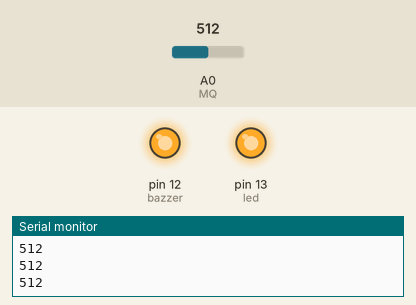
A sketch run on a simulated Arduino Uno, built with avr-gcc and run on an emulated ATmega328P. On the bench: output pins drawn as LEDs (lit = HIGH), the last lines printed to the serial monitor. The test bench sets the inputs (shaded band); at power-on: A0 (MQ) = 512.

Above: at 1.2 s.
1.3 s: A0 (MQ) set to 269
2.8 s: A0 (MQ) set to 235
At 3.3 s:
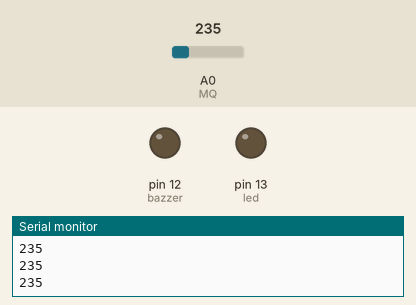
4.3 s: A0 (MQ) set to 260
At 5.5 s:
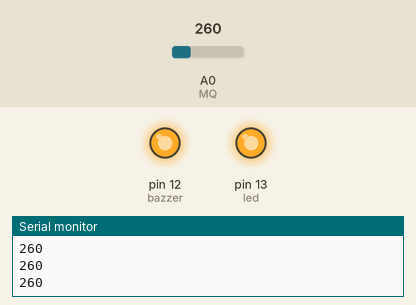
5.8 s: A0 (MQ) set to 240
At 6.8 s:
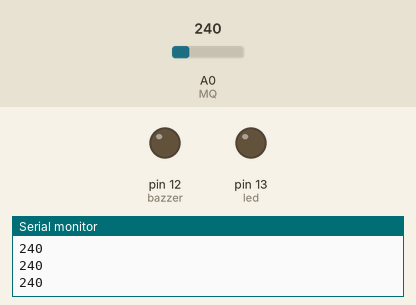
Timing chart, 0 to 8.3 s (numbered marks = the images above; inputs shaded):
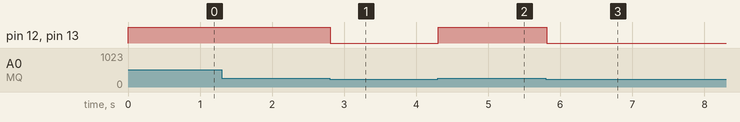

The sketch:

mq135.ino
```cpp
#define MQ A0
#define led 13
#define bazzer 12
void setup() {
  Serial.begin(9600);
  pinMode(MQ , INPUT);
  pinMode(led , OUTPUT);
  pinMode(bazzer , OUTPUT);


}

void loop() {
  int reading = analogRead(MQ);
  Serial.println(reading);

  if(reading >250){
    digitalWrite(led , 1);
    digitalWrite(bazzer , 1);
  }
  else{
    digitalWrite(led , 0);
    digitalWrite(bazzer , 0);
  }
}
```

Measured:
- the behaviour switches between 251 and 250 on A0 (MQ) (found by bisection; images 0 and 1)
- after the input at 2.8 s, pin 12 (bazzer), pin 13 (led): HIGH → LOW at once
- after the input at 4.3 s, pin 12 (bazzer), pin 13 (led): LOW → HIGH at once
- after the input at 5.8 s, pin 12 (bazzer), pin 13 (led): HIGH → LOW at once
